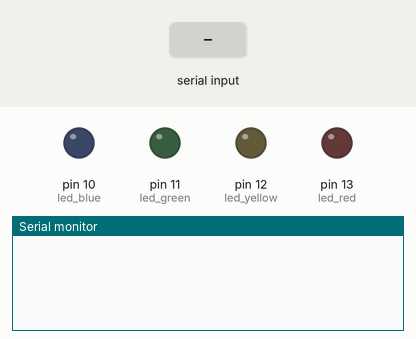
Bench run of a sketch on a simulated Arduino Uno, built with avr-gcc and run on an emulated ATmega328P. Parts: output pins drawn as LEDs (lit = HIGH), the last lines printed to the serial monitor. The test bench sets the inputs (shaded band).

Above: at 1.2 s.
1.3 s: "0" received over Serial
At 3.7 s:
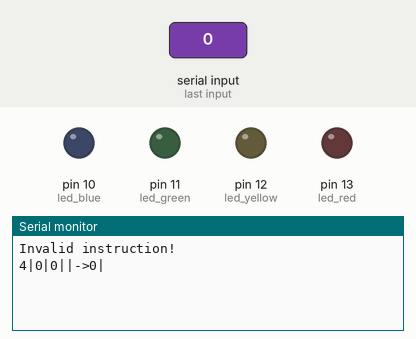
At 7.1 s:
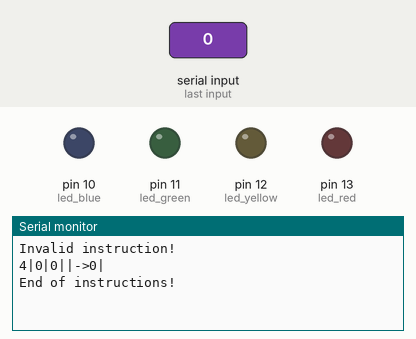

The sketch:

ALU.ino
```cpp
// pinos
int led_red    = 13;  // pin led red
int led_yellow = 12;  // pin led yellow
int led_green  = 11;  // pin led green
int led_blue   = 10;  // pin led blue

// variaveis
String memory[100];   // memory
String input = "" ;   // input
const int ds = 4;     // data start
int  ic = 0;          // instruction counter
int  PC = ds;         // program Counter
char W  = 0;          // OP
char X  = 0;          // A
char Y  = 0;          // B

// declaracoes
/**
 *  Loads the memory with the initial values.
 */
void load_memory ( void );

/**
 *  Loads the instructions into the memory.
 *
 *  @param input The input string.
 */
void load_instruction_to_memory ( String input );

/**
 *  Executes the instructions in the memory.
 */
void execute_instruction ( void );

/**
 *  Executes the instruction.
 *
 *  @param X The first operand.
 *  @param Y The second operand.
 *  @param W The operation.
 *  @return The result of the operation.
 */
String do_instruction ( char X, char Y, char W );

/**
 *  Converts a hexadecimal character to an integer.
 *
 *  @param hexc The hexadecimal character.
 *  @return The integer value.
 */
int hexchar_to_int ( char hexc );

/**
 *  Updates the LEDs based on the result.
 *
 *  @param result The result of the operation.
 */
void update_leds ( char result );

/**
 *  Converts a decimal value to a binary string.
 *
 *  @param value The decimal value.
 *  @return The binary string.
 */
String dec_to_bin ( int value );

/**
 *  Prints the memory.
 *
 *  @param adress The address to highlight.
 */
void print_memory ( int adress );

/**
 *  Prints the memory.
 */
void print_memory ( void );

void setup ( void )
{
    Serial.begin( 9600 );
    pinMode( led_red   , OUTPUT );
    pinMode( led_yellow, OUTPUT );
    pinMode( led_green , OUTPUT );
    pinMode( led_blue  , OUTPUT );
    load_memory( );
} // end setup ( )

void loop ( void )
{
    // verifica se há dados disponíveis para leitura
    if( Serial.available( ) > 0 ) {
        // lê os dados disponíveis
        input = Serial.readString( );
        // carrega as instruções na memória
        load_instruction_to_memory( input );
        // executa as instruções
        execute_instruction( );
    } // if
} // end loop ( )

void load_memory ( void )
{
    memory[0] =  PC;
    memory[1] = "0";
    memory[2] = "0";
    memory[3] = "0";
} // end load_memory ( )

void load_instruction_to_memory( String input )
{
    int size = input.length( );
    int i = 0;
    while( i < size )
    {
        if( ic < 100 ) {
            memory[ds+ic] = input.substring(i, i+3);
            ic = ic + 1;
            i = i + 4;
        } else {
            Serial.println( "Memory is full!" );
            i = size;
        } // if
    } // while
} // end load_instruction_to_memory ( )

void execute_instruction ( void )
{
    String instruction = "";
    while( PC < (ds+ic) )
    {
        memory[0] = String( PC, HEX );
        instruction = memory[PC];

        X = instruction.charAt(0);
        Y = instruction.charAt(1);
        W = instruction.charAt(2);

        String res = do_instruction( X, Y, W );
        W = res.charAt(0);

        memory[1] = W;
        memory[2] = X;
        memory[3] = Y;

        update_leds( hexchar_to_int( W ) );
        print_memory( PC );
        delay( 4000 );

        PC = PC + 1;
    } // while
  	Serial.println( "End of instructions!" );
} // end execute_instruction ( )

String do_instruction( char X, char Y, char W )
{
    int res = 0;
    int A = hexchar_to_int( X );
    int B = hexchar_to_int( Y );
    char OPCODE = W;
    switch ( OPCODE )
    {
    case '0':
        res = 0;
        break;
    case '1':
        res = 1;
        break;
    case '2':
        res = A;
        break;
    case '3':
        res = B;
        break;
    case '4':
        res = ~A;
        break;
    case '5':
        res = ~B;
        break;
    case '6':
        res = A&(~B);
        break;
    case '7':
        res = (~A)&B;
        break;
    case '8':
        res = A^B;
        break;
    case '9':
        res = (~A)^(~B);
        break;
    case 'A':
        res = ~((~A)^(~B));
        break;
    case 'B':
        res = A|B;
        break;
    case 'C':
        res = ~(A&B);
        break;
    case 'D':
        res = ~(A|B);
        break;
    case 'E':
        res = A|B;
        break;
    case 'F':
        res = ~((~A)|(~B));
        break;
    default:
        Serial.println( "Invalid instruction!" );
        break;
    } // switch
    if( res < 0 ) {
        res = res + 16;
    } // if
    return ( String( res, HEX ) );
} // end do_instruction ( )

int hexchar_to_int ( char hexc )
{
    int res = -1;
    if( hexc >= '0' && hexc <= '9' ) {
        res = hexc - '0';
    } else if( hexc >= 'A' && hexc <= 'F' ) {
        res = 10 + (hexc - 'A');
    } else if( hexc >= 'a' && hexc <= 'f' ) {
        res = 10 + (hexc - 'a');
    } // if
    return ( res );
} // end hexchar_to_int ( )

void update_leds ( int result )
{
    String bin = dec_to_bin( result );
    digitalWrite( led_red   , bin.charAt(0) == '1' ? HIGH : LOW );
    digitalWrite( led_yellow, bin.charAt(1) == '1' ? HIGH : LOW );
    digitalWrite( led_green , bin.charAt(2) == '1' ? HIGH : LOW );
    digitalWrite( led_blue  , bin.charAt(3) == '1' ? HIGH : LOW );
} // end update_leds ( )

String dec_to_bin ( int value )
{
    String binary = "";
    int bit = 0;
    for( int i = 0; i < 4; i = i + 1 )
    {
        bit = value % 2;
        binary = String( bit ) + binary;
        value = value / 2;
    }
    return ( binary );
} // end dec_to_bin ( )

void print_memory ( int adress )
{
    int size = ds+ic;
    for( int i = 0; i < size; i = i + 1 ) {
        if( i >= 4 && i == adress ) {
            Serial.print( "->" );
        } // if
        Serial.print( memory[i] );
        Serial.print( "|" );
    } // for
    Serial.println( "" );
} // end print_memory ( )

void print_memory ( void )
{
    int size = ds+ic;
    for( int i = 0; i < size; i = i + 1 ) {
        Serial.print( memory[i] );
        Serial.print( "|" );
    } // for
    Serial.println( "" );
} // end print_memory ( )

/**
Casos de Testes:
FF5
1E9
026
000
FBN
AB4
538
706
7FN
C59
AA3
FBB
FF1
DFN
0EE
FF2
**/
```

Measured:
- after the input at 1.3 s, the serial monitor: prints a new line after 1.0 s (image 1)
